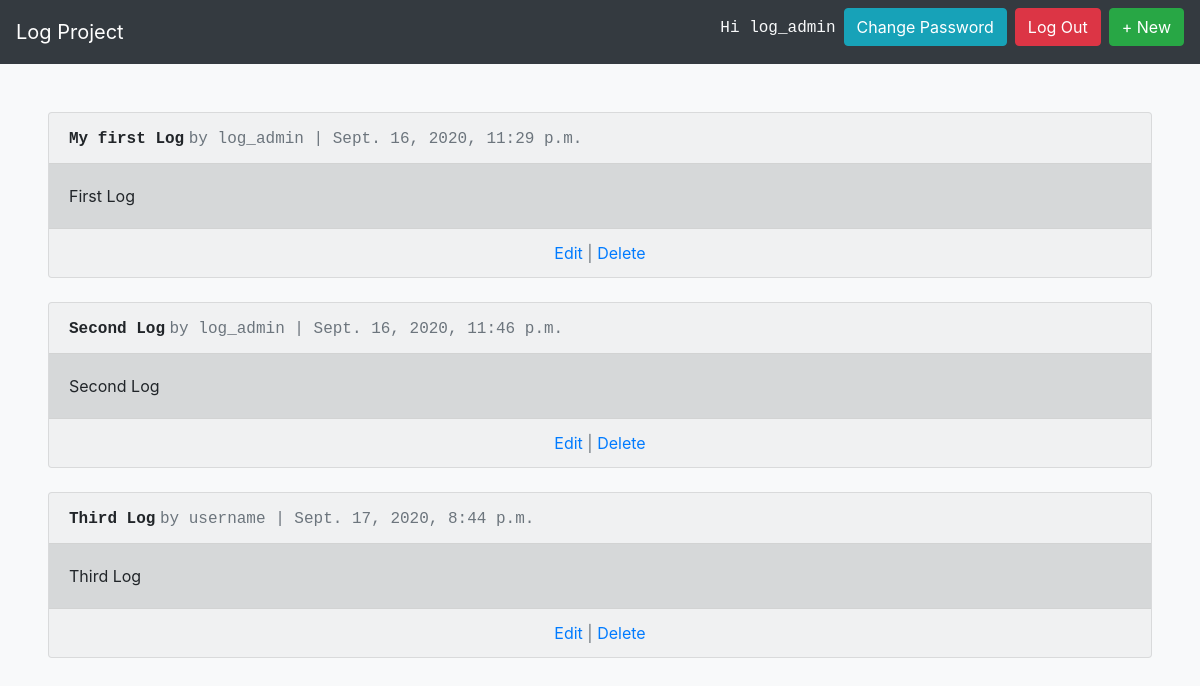
The page /articles/ (signed in) on the database its author committed.
### users/models.py (models this page shows)
class CustomUser(AbstractUser):
    age = models.PositiveIntegerField(null = True, blank = True)

### articles/models.py (models this page shows, shortened)
class Article(models.Model):
    title = models.CharField(max_length=200)
    body = models.TextField()
    date = models.DateTimeField(auto_now_add=True)
    author = models.ForeignKey(
        get_user_model(),
        on_delete=models.CASCADE,
    )

### articles/views.py (the view)
# urls.py: path('', ArticleListView.as_view(), name='article_list'),
class ArticleListView(LoginRequiredMixin, ListView):
    model = Article
    template_name = 'article_list.html'
    login_url = 'login'

### templates/article_list.html (shortened to what this page needs)
{% extends 'base.html' %}
{% block content %}
{% for article in object_list %}
    <div class="card bg-light">
        <div class="card-header">
            <span class="font-weight-bolder text-monospace">{{ article.title }}</span>
            <span class="text-monospace text-muted"> by {{ article.author }} | {{ article.date }}</span>
        </div>
        <div class="card-body alert-dark text-body">
            {{ article.body }}
        </div>
        <div class="card-footer text-muted text-center">
            <a href="{% url 'article_edit' article.pk %}">Edit</a> | <a href="{% url 'article_delete' article.pk %}">Delete</a>
        </div>
    </div>
    <br />
{% endfor %}
{% endblock content %}

### templates/base.html (shortened to what this page needs)
<!DOCTYPE html>
<html lang="en">
    <head>
        <link rel="stylesheet" href="https://stackpath.bootstrapcdn.com/bootstrap/4.5.2/css/bootstrap.min.css">
    </head>
    <body class="bg-light">
        <nav class="navbar navbar-expand-sm bg-dark navbar-dark ">
            <a class="navbar-brand " href="{% url 'home' %}">Log Project</a>
            {% if user.is_authenticated %}
            <ul class="navbar-nav ml-auto">
                <li class="nav-item">
                    <p class="text-light ml-2 text-monospace mt-2">Hi {{ user.username }}</p>
                </li>
                <li class="nav-item">
                    <a class="btn btn-info ml-2" href="{% url 'password_change' %}">Change Password</a>
                </li>
                <li class="nav-item">
                    <a class="btn btn-danger ml-2" href="{% url 'logout' %}">Log Out</a>
                </li>
                <li class="nav-item">
                    <a class="btn btn-success ml-2" href="{% url 'article_new' %}">+ New</a>
                </li>
            </ul>
            {% endif %}
        </nav>
    <div class="container-fluid p-5">
        {% block content %}
        {% endblock content %}
    </div>
    </body>
</html>

### rows shown on the page
CustomUser: username "log_admin"
Article: title "My first Log", author "log_admin", date "Sept. 16, 2020, 11:29 p.m.", body "First Log"
Article: title "Second Log", author "log_admin", date "Sept. 16, 2020, 11:46 p.m.", body "Second Log"
Article: title "Third Log", author "username", date "Sept. 17, 2020, 8:44 p.m.", body "Third Log"
